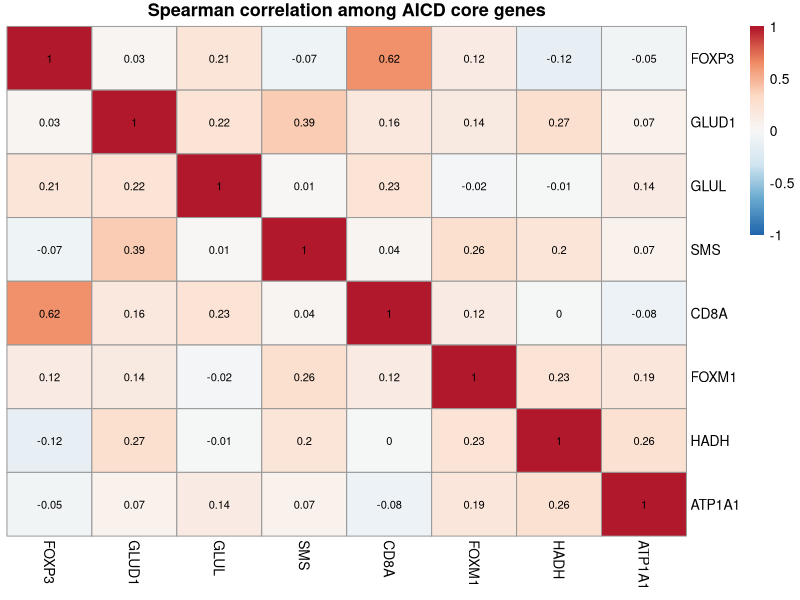
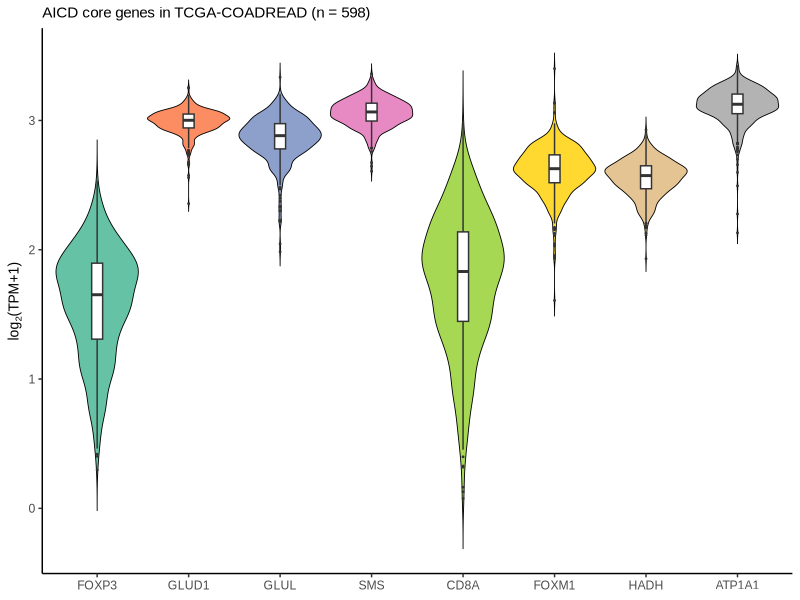
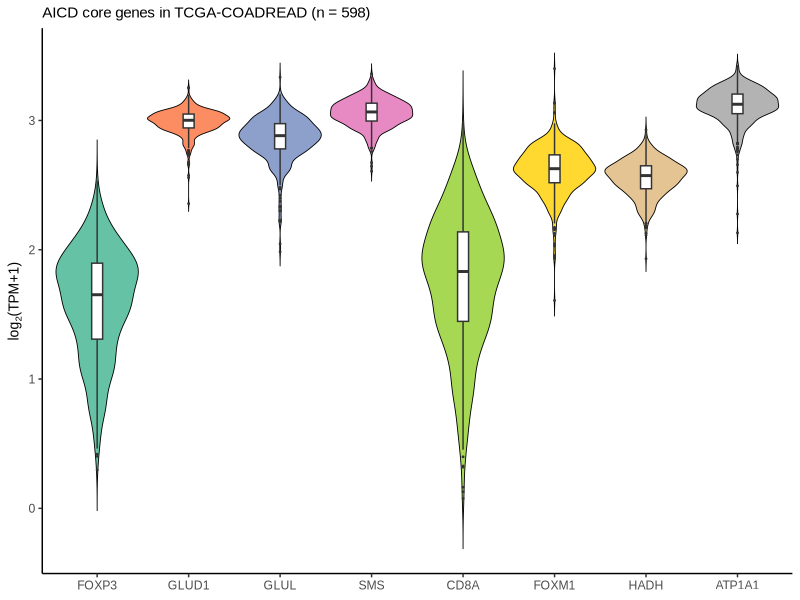
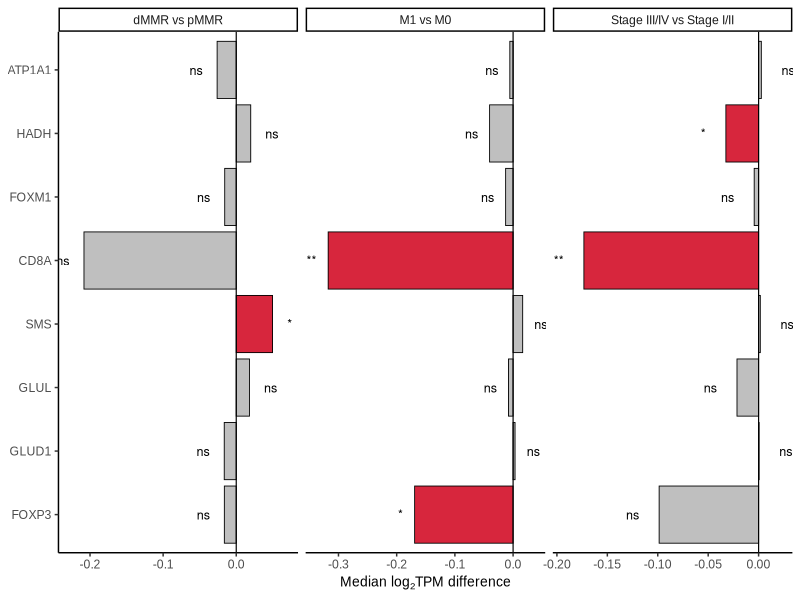
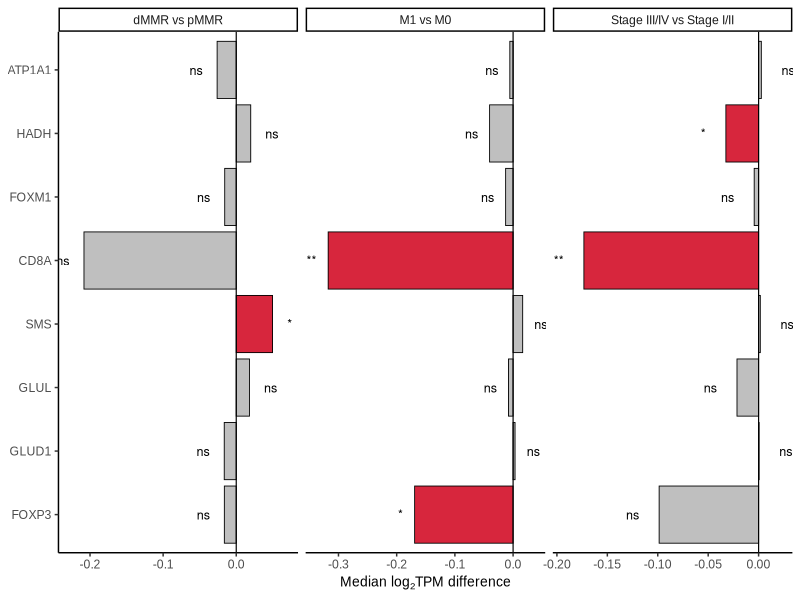
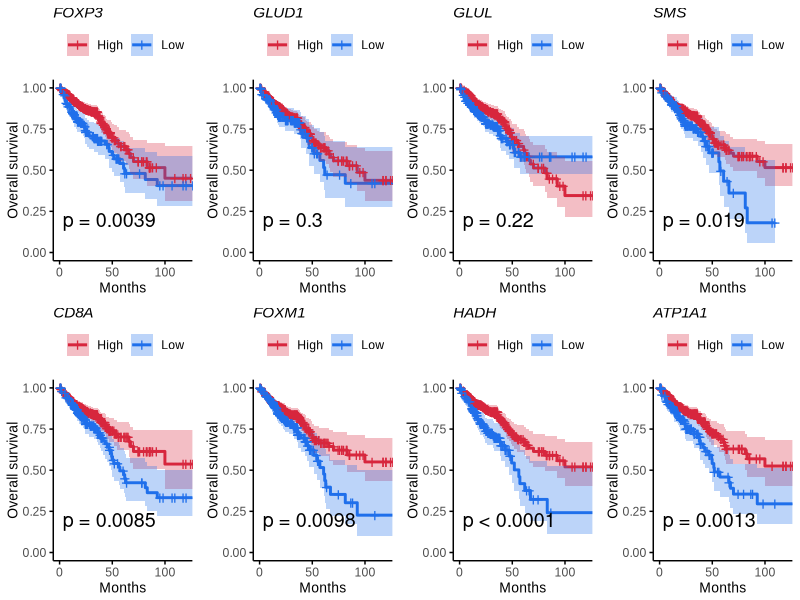
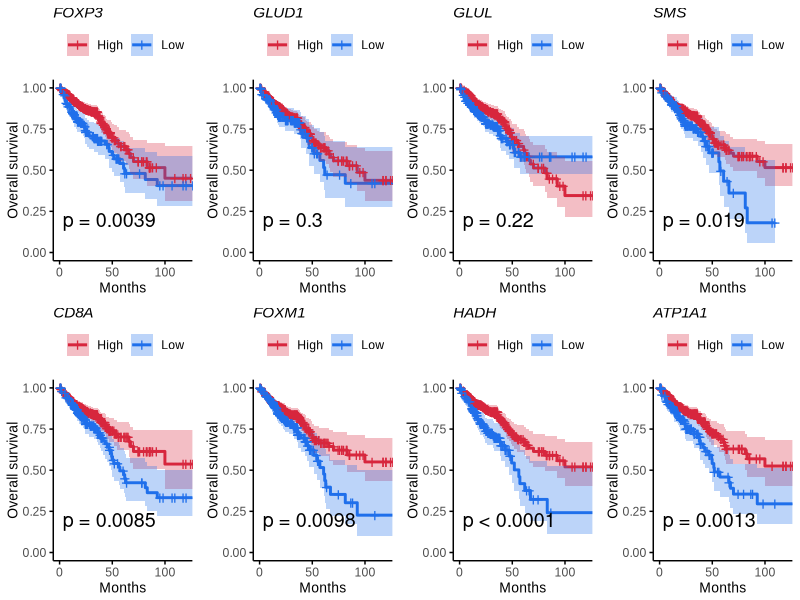
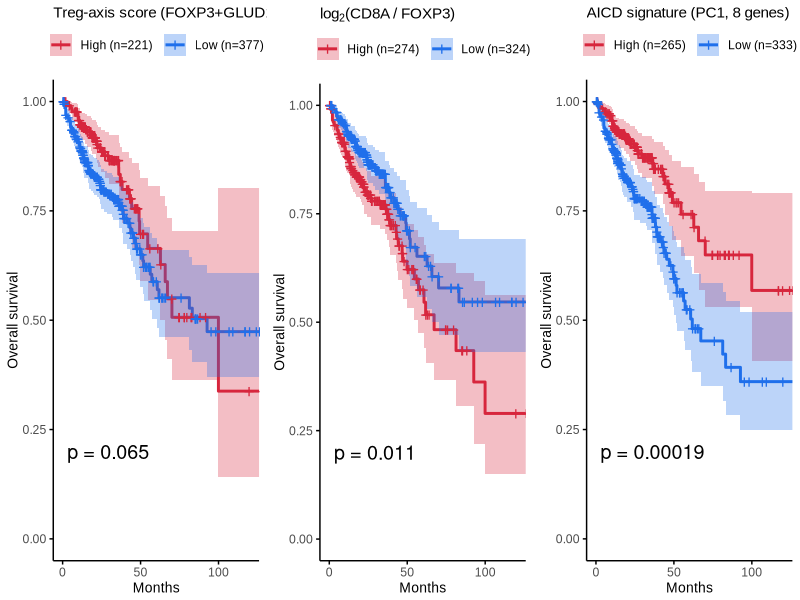

Write the R code that produced these figures, in order.
# ============================================================================
# AICD pan-cancer review — TCGA-COADREAD bioinformatic validation (R version)
# Manuscript: Yang F, Lv C. "The Ammonia Metabolic Immune Checkpoint..."
# Author of analysis script: Charles (Shengjing Hospital, China Medical University)
# Date: 2026-05
# R version baseline: R v4.3+; sessionInfo() saved at the end.
# ============================================================================
# Inputs (working directory):
#   AICD_genes_tpm.csv                            — 8 genes (rows) x 598 patients (TPM)
#   TCGA-COADREAD_cli_surv_binomial_patient.csv   — 598 patients clinical+survival
#   TCGA-COADREAD_group.csv                       — full-sample-ID T/N labels (701 rows)
# Outputs: ./outputs/  (figures PDF/PNG + CSV tables)
# ============================================================================

# ---------- Packages ----------
need <- c("tidyverse", "data.table", "survival", "survminer", "ggpubr",
          "pheatmap", "RColorBrewer", "broom", "scales")
ins  <- need[!need %in% installed.packages()[, "Package"]]
if (length(ins)) install.packages(ins, dependencies = TRUE)
suppressPackageStartupMessages({
  library(tidyverse); library(data.table); library(survival); library(survminer)
  library(ggpubr); library(pheatmap); library(RColorBrewer); library(broom); library(scales)
})

set.seed(123)
OUT <- "outputs"; dir.create(OUT, showWarnings = FALSE)
theme_publication <- function() {
  theme_classic(base_family = "Arial", base_size = 11) +
    theme(plot.title = element_text(face = "plain", size = 11),
          axis.title = element_text(size = 10),
          legend.position = "right", legend.title = element_blank())
}

# ---------- Load data ----------
expr <- fread("AICD_genes_tpm.csv") |> as.data.frame()
rownames(expr) <- expr[[1]]; expr[[1]] <- NULL
expr <- expr[, colnames(expr) != "" & !is.na(colnames(expr))]
clin <- fread("TCGA-COADREAD_cli_surv_binomial_patient.csv") |> as.data.frame()
rownames(clin) <- clin[[1]]; clin[[1]] <- NULL

# log2(TPM + 1)
expr_log <- log2(as.matrix(expr) + 1)
gene_order <- c("FOXP3", "GLUD1", "GLUL", "SMS", "CD8A", "FOXM1", "HADH", "ATP1A1")
expr_log <- expr_log[gene_order, , drop = FALSE]
X <- t(expr_log) |> as.data.frame()    # samples x genes (598 x 8)

# Align with clinical
common <- intersect(rownames(X), rownames(clin))
X    <- X[common, ]
clin <- clin[common, ]
df   <- cbind(X, clin)
df$os_event   <- as.integer(df$os == "Dead")
df$os_time_mo <- df$os_time / 30.44
fwrite(df, file.path(OUT, "merged_data.csv"), row.names = TRUE)
cat(sprintf("Final cohort: n = %d\n", nrow(df)))

# ---------- Cohort summary (Table 1) ----------
sumrow <- function(x, cont = TRUE) {
  x <- na.omit(x)
  if (cont) sprintf("%.1f (%.1f-%.1f)", median(x), quantile(x, .25), quantile(x, .75))
  else paste(sprintf("%s %d (%.1f%%)", names(table(x)), table(x), prop.table(table(x))*100),
             collapse = ", ")
}
tab1 <- tibble::tribble(
  ~Variable, ~Value,
  "N",                                            as.character(nrow(df)),
  "Age, median (IQR), y",                         sumrow(df$age),
  "Sex",                                          sumrow(df$gender, FALSE),
  "Pathologic stage",                             sumrow(df$pathologic_stage, FALSE),
  "M stage",                                      sumrow(df$M_Stage, FALSE),
  "MMR status",                                   sumrow(df$mismatch_repair_proteins, FALSE),
  "OS events (Dead/Total)",                       sprintf("%d/%d (%.1f%%)",
                                                          sum(df$os_event), nrow(df),
                                                          sum(df$os_event)/nrow(df)*100),
  "Follow-up months, median (IQR)",               sumrow(df$os_time_mo)
)
fwrite(tab1, file.path(OUT, "Table1_cohort.csv"))
print(tab1)

# ============================================================================
# MODULE 1 — Expression landscape & Spearman correlation
# ============================================================================
# 1A: violin of 8 genes
g1A <- X |> rownames_to_column("Sample") |> pivot_longer(-Sample, names_to = "Gene", values_to = "log2TPM") |>
  mutate(Gene = factor(Gene, levels = gene_order)) |>
  ggplot(aes(Gene, log2TPM, fill = Gene)) +
  geom_violin(trim = FALSE, scale = "width", color = "black", linewidth = .3) +
  geom_boxplot(width = .12, outlier.size = .3, fill = "white") +
  scale_fill_brewer(palette = "Set2", guide = "none") +
  labs(x = NULL, y = expression(log[2]*"(TPM+1)"),
       title = paste0("AICD core genes in TCGA-COADREAD (n = ", nrow(df), ")")) +
  theme_publication()
ggsave(file.path(OUT, "Fig1A_expression_violin.pdf"), g1A, width = 7, height = 4)
ggsave(file.path(OUT, "Fig1A_expression_violin.png"), g1A, width = 7, height = 4, dpi = 300)

# 1B: Spearman correlation matrix
corr <- cor(X, method = "spearman")
pmat <- matrix(1, ncol(X), ncol(X), dimnames = list(colnames(X), colnames(X)))
for (i in seq_len(ncol(X))) for (j in seq_len(ncol(X))) if (i != j)
  pmat[i, j] <- suppressWarnings(cor.test(X[[i]], X[[j]], method = "spearman")$p.value)
fwrite(as.data.frame(corr) |> rownames_to_column("Gene"),
       file.path(OUT, "M1_spearman_rho.csv"))
fwrite(as.data.frame(pmat) |> rownames_to_column("Gene"),
       file.path(OUT, "M1_spearman_pval.csv"))

pdf(file.path(OUT, "Fig1B_correlation_heatmap.pdf"), width = 6, height = 5)
pheatmap(corr, color = colorRampPalette(rev(brewer.pal(7, "RdBu")))(100),
         breaks = seq(-1, 1, length.out = 101),
         display_numbers = round(corr, 2), number_color = "black",
         cluster_rows = FALSE, cluster_cols = FALSE, fontsize = 10,
         main = "Spearman correlation among AICD core genes")
dev.off()

# ============================================================================
# MODULE 2 — Clinical-subgroup Wilcoxon test (Tumor internal DEG surrogate)
# ============================================================================
sub_test <- function(gene, col, g1, g2) {
  a <- df[[gene]][df[[col]] == g1]; a <- a[!is.na(a)]
  b <- df[[gene]][df[[col]] == g2]; b <- b[!is.na(b)]
  if (length(a) < 5 || length(b) < 5) return(NULL)
  tt <- wilcox.test(a, b, exact = FALSE)
  tibble(gene = gene, group = col, g1 = g1, n1 = length(a),
         g2 = g2, n2 = length(b),
         median_g1 = median(a), median_g2 = median(b),
         log2FC_medians = median(a) - median(b),
         W = unname(tt$statistic), p = tt$p.value)
}
combs <- list(c("mismatch_repair_proteins", "dMMR",          "pMMR"),
              c("M_Stage",                  "M1",            "M0"),
              c("pathologic_stage",         "Stage III/IV",  "Stage I/II"))
res2 <- map_dfr(gene_order, \(g) map_dfr(combs, \(co) sub_test(g, co[1], co[2], co[3])))
res2 <- res2 |> group_by(group) |> mutate(p_adj = p.adjust(p, method = "BH")) |> ungroup() |>
        mutate(sig = case_when(p_adj < .001 ~ "***", p_adj < .01 ~ "**",
                               p_adj < .05  ~ "*",   TRUE ~ "ns"))
fwrite(res2, file.path(OUT, "M2_subgroup_wilcoxon.csv"))

# Forest plot
g2 <- res2 |>
  mutate(comparison = factor(paste(g1, "vs", g2),
                             levels = c("dMMR vs pMMR", "M1 vs M0", "Stage III/IV vs Stage I/II")),
         gene = factor(gene, levels = gene_order)) |>
  ggplot(aes(log2FC_medians, gene, fill = p_adj < .05)) +
  geom_col(color = "black", linewidth = .3) +
  geom_vline(xintercept = 0, linewidth = .4) +
  geom_text(aes(label = sig, x = log2FC_medians + sign(log2FC_medians) * 0.02,
                hjust = ifelse(log2FC_medians >= 0, 0, 1)), size = 3.2) +
  scale_fill_manual(values = c("FALSE" = "grey75", "TRUE" = "#d7263d"), guide = "none") +
  facet_wrap(~ comparison, scales = "free_x") +
  labs(x = expression("Median "*log[2]*"TPM difference"), y = NULL) +
  theme_publication()
ggsave(file.path(OUT, "Fig2_subgroup_forest.pdf"), g2, width = 11, height = 4)
ggsave(file.path(OUT, "Fig2_subgroup_forest.png"), g2, width = 11, height = 4, dpi = 300)

# ============================================================================
# MODULE 3 — Per-gene KM with optimal cutpoint + univariate Cox (continuous)
# ============================================================================
surv_df <- df |> select(all_of(gene_order), os_time, os_event) |> drop_na()
S <- Surv(surv_df$os_time, surv_df$os_event)

cut_results <- map_dfr(gene_order, function(g) {
  cp <- surv_cutpoint(surv_df, time = "os_time", event = "os_event",
                      variables = g, minprop = 0.25)
  cut_val <- cp$cutpoint$cutpoint
  hi <- surv_df[[g]] > cut_val
  lr <- survdiff(Surv(os_time, os_event) ~ hi, data = surv_df)
  km_p <- 1 - pchisq(lr$chisq, df = 1)
  cox_uni <- coxph(as.formula(paste0("Surv(os_time, os_event) ~ ", g)), data = surv_df)
  sm <- summary(cox_uni)$coefficients[1, ]
  ci <- summary(cox_uni)$conf.int[1, ]
  tibble(gene = g, cutpoint = cut_val,
         n_high = sum(hi), n_low = sum(!hi),
         KM_logrank_p = km_p,
         HR_per_unit  = ci["exp(coef)"],
         HR_low       = ci["lower .95"],
         HR_high      = ci["upper .95"],
         Cox_p        = sm["Pr(>|z|)"])
})
fwrite(cut_results, file.path(OUT, "M3_single_gene_survival.csv"))
print(cut_results, n = 8)

# KM panel
km_list <- map(gene_order, function(g) {
  cut_val <- cut_results$cutpoint[cut_results$gene == g]
  dd <- surv_df |> mutate(group = ifelse(.data[[g]] > cut_val, "High", "Low"),
                          os_time_mo = os_time / 30.44)
  fit <- survfit(Surv(os_time_mo, os_event) ~ group, data = dd)
  ggsurvplot(fit, data = dd, palette = c("#d7263d", "#1f6feb"),
             conf.int = TRUE, pval = TRUE, pval.method = FALSE,
             risk.table = FALSE, legend.title = "", legend.labs = c("High", "Low"),
             xlab = "Months", ylab = "Overall survival", xlim = c(0, 120),
             ggtheme = theme_publication() + theme(plot.title = element_text(face = "italic")),
             title = g)$plot
})
g3 <- ggarrange(plotlist = km_list, ncol = 4, nrow = 2)
ggsave(file.path(OUT, "Fig3_KM_8genes.pdf"), g3, width = 14, height = 7)
ggsave(file.path(OUT, "Fig3_KM_8genes.png"), g3, width = 14, height = 7, dpi = 300)

# ============================================================================
# MODULE 4 — AICD Treg-axis composite score + multivariate Cox
# ============================================================================
axis_genes <- c("FOXP3", "GLUD1", "GLUL", "SMS")
z          <- scale(X[, axis_genes])
df$TregAxis_score        <- rowMeans(z)

# PCA-based 8-gene AICD signature
z8                       <- scale(X)
pc                       <- prcomp(z8, center = FALSE, scale. = FALSE)
sign_flip                <- sign(mean(pc$rotation[, 1]))
df$AICD_PC1              <- pc$x[, 1] * sign_flip
var_pc1                  <- (pc$sdev[1]^2) / sum(pc$sdev^2)
cat(sprintf("PC1 explains %.1f%% variance\n", var_pc1 * 100))

# CD8A/FOXP3 ratio (linear-TPM based, log2-transformed for symmetry)
df$CD8A_TPM              <- as.numeric(expr["CD8A", rownames(df)])
df$FOXP3_TPM             <- as.numeric(expr["FOXP3", rownames(df)])
df$log2_CD8A_FOXP3_ratio <- log2(df$CD8A_TPM + 1) - log2(df$FOXP3_TPM + 1)

# Optimal cutpoint for each composite
cp_axis  <- surv_cutpoint(df, "os_time", "os_event", "TregAxis_score",        minprop = .25)$cutpoint$cutpoint
cp_ratio <- surv_cutpoint(df, "os_time", "os_event", "log2_CD8A_FOXP3_ratio", minprop = .25)$cutpoint$cutpoint
cp_pc1   <- surv_cutpoint(df, "os_time", "os_event", "AICD_PC1",              minprop = .25)$cutpoint$cutpoint

km_score <- function(var, cut, title) {
  dd  <- df |> mutate(grp = ifelse(.data[[var]] > cut, "High", "Low"),
                      mo = os_time / 30.44) |> drop_na(all_of(c(var, "os_time", "os_event")))
  fit <- survfit(Surv(mo, os_event) ~ grp, data = dd)
  ggsurvplot(fit, data = dd, palette = c("#d7263d", "#1f6feb"),
             conf.int = TRUE, pval = TRUE, pval.method = FALSE,
             risk.table = FALSE, legend.title = "",
             legend.labs = c(paste0("High (n=", sum(dd$grp == "High"), ")"),
                             paste0("Low (n=",  sum(dd$grp == "Low"),  ")")),
             xlab = "Months", ylab = "Overall survival", xlim = c(0, 120),
             ggtheme = theme_publication(), title = title)$plot
}
g4 <- ggarrange(
  km_score("TregAxis_score",        cp_axis,  "Treg-axis score (FOXP3+GLUD1+GLUL+SMS)"),
  km_score("log2_CD8A_FOXP3_ratio", cp_ratio, expression(log[2]*"(CD8A / FOXP3)")),
  km_score("AICD_PC1",              cp_pc1,   "AICD signature (PC1, 8 genes)"),
  ncol = 3
)
ggsave(file.path(OUT, "Fig4_KM_scores.pdf"), g4, width = 13, height = 4)
ggsave(file.path(OUT, "Fig4_KM_scores.png"), g4, width = 13, height = 4, dpi = 300)

# Multivariate Cox
cox_df <- df |> select(os_time, os_event, TregAxis_score, log2_CD8A_FOXP3_ratio,
                       AICD_PC1, age, gender, pathologic_stage, mismatch_repair_proteins) |>
  mutate(gender_M       = as.integer(gender == "Male"),
         stage_advanced = as.integer(pathologic_stage == "Stage III/IV"),
         MMR_pMMR       = as.integer(mismatch_repair_proteins == "pMMR")) |>
  drop_na()
cat(sprintf("Multivariate Cox n = %d\n", nrow(cox_df)))

cox_multi <- map_dfr(c("TregAxis_score", "log2_CD8A_FOXP3_ratio", "AICD_PC1"), function(v) {
  fm <- as.formula(paste0("Surv(os_time, os_event) ~ ", v,
                          " + age + gender_M + stage_advanced + MMR_pMMR"))
  fit <- coxph(fm, data = cox_df)
  s   <- summary(fit)$conf.int
  p   <- summary(fit)$coefficients[, "Pr(>|z|)"]
  tibble(model    = v,
         variable = rownames(s),
         HR       = s[, "exp(coef)"],
         low      = s[, "lower .95"],
         high     = s[, "upper .95"],
         p        = p)
})
fwrite(cox_multi, file.path(OUT, "M4_multivariate_cox.csv"))
print(cox_multi)

# Univariate Cox of the 3 composite scores
uni_scores <- map_dfr(c("TregAxis_score", "log2_CD8A_FOXP3_ratio", "AICD_PC1"), function(v) {
  fit <- coxph(as.formula(paste0("Surv(os_time, os_event) ~ ", v)), data = df)
  s   <- summary(fit)$conf.int
  tibble(score = v, HR = s[, "exp(coef)"], low = s[, "lower .95"],
         high  = s[, "upper .95"], p = summary(fit)$coefficients[, "Pr(>|z|)"])
})
fwrite(uni_scores, file.path(OUT, "M4_univariate_cox_scores.csv"))
print(uni_scores)

# ============================================================================
# MODULE 5 — CD8A/FOXP3 ratio across clinical subgroups
# ============================================================================
plot_box <- function(col, g1, g2, title) {
  sub <- df |> filter(.data[[col]] %in% c(g1, g2)) |>
    mutate(grp = factor(.data[[col]], levels = c(g2, g1)))
  p   <- wilcox.test(sub$log2_CD8A_FOXP3_ratio[sub$grp == g1],
                     sub$log2_CD8A_FOXP3_ratio[sub$grp == g2],
                     exact = FALSE)$p.value
  ptxt <- if (p < 0.001) "p < 0.001" else paste0("p = ", formatC(p, format = "f", digits = 3))
  ggplot(sub, aes(grp, log2_CD8A_FOXP3_ratio, fill = grp)) +
    geom_boxplot(width = .5, outlier.size = .5, linewidth = .3) +
    geom_jitter(width = .15, color = "black", alpha = .35, size = .6) +
    scale_fill_manual(values = c("#1f6feb", "#d7263d"), guide = "none") +
    annotate("text", x = 1.5, y = max(sub$log2_CD8A_FOXP3_ratio, na.rm = TRUE) + .25,
             label = ptxt, size = 3.5) +
    labs(x = NULL, y = expression(log[2]*"(CD8A / FOXP3)"), title = title) +
    theme_publication()
}
g5 <- ggarrange(plot_box("mismatch_repair_proteins", "dMMR",         "pMMR",       "MMR status"),
                plot_box("M_Stage",                  "M1",           "M0",         "M stage"),
                plot_box("pathologic_stage",         "Stage III/IV", "Stage I/II", "Pathologic stage"),
                ncol = 3)
ggsave(file.path(OUT, "Fig5_ratio_subgroups.pdf"), g5, width = 11, height = 4)
ggsave(file.path(OUT, "Fig5_ratio_subgroups.png"), g5, width = 11, height = 4, dpi = 300)

m5 <- map_dfr(list(c("mismatch_repair_proteins", "dMMR",         "pMMR"),
                   c("M_Stage",                  "M1",           "M0"),
                   c("pathologic_stage",         "Stage III/IV", "Stage I/II")),
              function(co) {
                a <- df$log2_CD8A_FOXP3_ratio[df[[co[1]]] == co[2]]; a <- a[!is.na(a)]
                b <- df$log2_CD8A_FOXP3_ratio[df[[co[1]]] == co[3]]; b <- b[!is.na(b)]
                tibble(group = co[1], g1 = co[2], n1 = length(a),
                       g2    = co[3], n2 = length(b),
                       median_g1 = median(a), median_g2 = median(b),
                       p = wilcox.test(a, b, exact = FALSE)$p.value)
              })
fwrite(m5, file.path(OUT, "M5_ratio_vs_subgroups.csv"))
print(m5)

# ---------- Session info ----------
writeLines(capture.output(sessionInfo()), file.path(OUT, "sessionInfo.txt"))
cat("\n=== DONE ===\n")
cat("All outputs written to ./", OUT, "/\n", sep = "")
